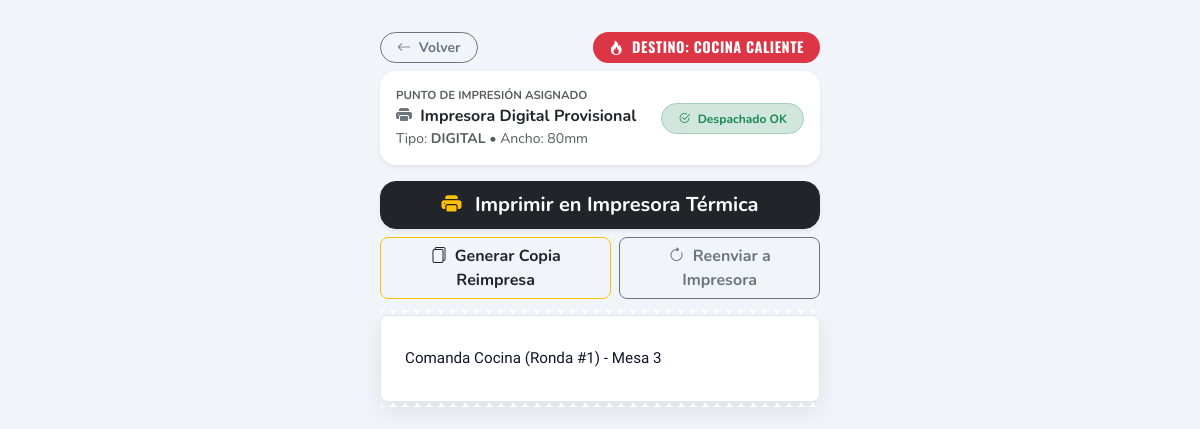
The page /tickets/1/imprimir/ on the database as committed earlier.
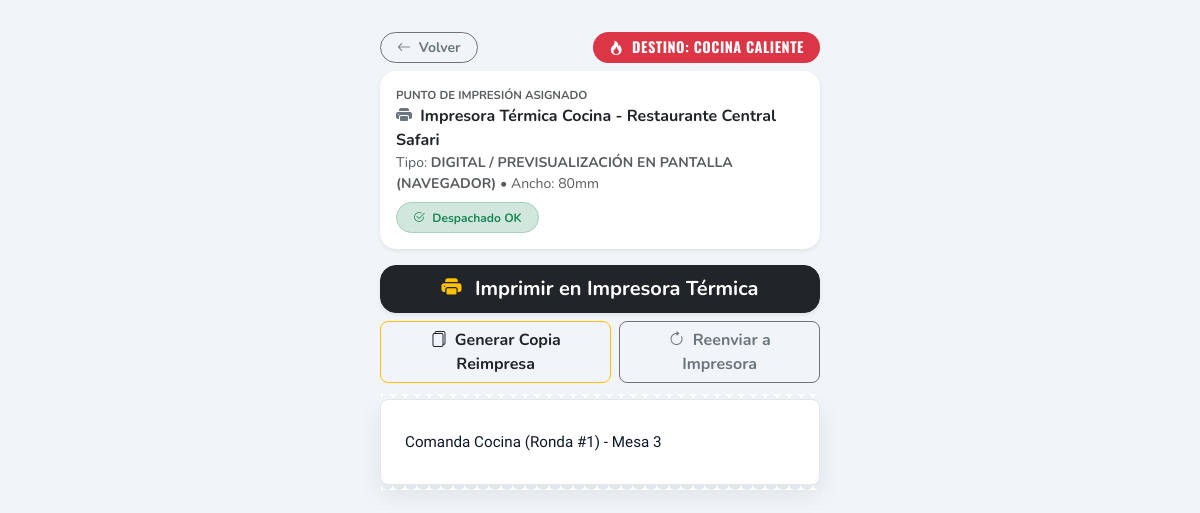
The same page on the database as committed later.
### ventas/models.py (models this page shows, shortened)
class PuntoImpresion(models.Model):
    TIPO_DESTINOS = [
        ('COCINA', 'Cocina Caliente'),
        ('BARRA', 'Barra / Cafetería'),
        ('COMPROBANTE', 'Caja / Boleta de Venta'),
    ]
    TIPO_CONEXION = [
        ('DIGITAL', 'Digital / Previsualización en Pantalla (Navegador)'),
        ('RED', 'Impresora Térmica de Red (Ethernet / WiFi RAW ESC/POS)'),
        ('USB', 'Impresora Térmica USB / Spooler'),
    ]
    ESTADOS = [
        ('ONLINE', 'En Línea / Operativa'),
        ('OFFLINE', 'Fuera de Línea / Desconectada'),
        ('SIN_PAPEL', 'Sin Papel'),
        ('ERROR', 'Error de Comunicación'),
    ]
    nombre = models.CharField(max_length=100, help_text="Ej: Impresora Térmica Cocina Central")
    punto_venta = models.ForeignKey(PuntoVenta, on_delete=models.CASCADE, related_name='puntos_impresion')
    tipo_destino = models.CharField(max_length=20, choices=TIPO_DESTINOS)
    tipo_conexion = models.CharField(max_length=20, choices=TIPO_CONEXION, default='DIGITAL')
    direccion_ip = models.CharField(max_length=100, blank=True, null=True, help_text="Ej: 192.168.1.201")
    puerto = models.PositiveIntegerField(default=9100, help_text="Puerto RAW ESC/POS (típicamente 9100)")
    ancho_papel_mm = models.PositiveIntegerField(default=80, choices=[(80, '80 mm'), (58, '58 mm')])
    estado_operativo = models.CharField(max_length=20, choices=ESTADOS, default='ONLINE')
    activo = models.BooleanField(default=True)
    simular_fallo = models.BooleanField(default=False, help_text="Para pruebas y contingencia: simula fallo físico de impresión sin bloquear venta")
    creado_en = models.DateTimeField(auto_now_add=True)
    actualizado_en = models.DateTimeField(auto_now=True)
    class Meta:
        verbose_name = "Punto de Impresión"
        verbose_name_plural = "Puntos de Impresión"
        unique_together = ('punto_venta', 'tipo_destino')

### ventas/views.py (the view)
# urls.py: path('tickets/<int:ticket_id>/imprimir/', views.ver_imprimir_ticket_digital, name='ver_imprimir_ticket_digital'),
def ver_imprimir_ticket_digital(request, ticket_id):
    ticket = get_object_or_404(Ticket.objects.select_related('punto_impresion', 'punto_venta', 'pedido', 'venta'), id=ticket_id)
    punto_imp = ticket.punto_impresion
    if not punto_imp and ticket.get_punto_venta():
        punto_imp = ticket.get_punto_venta().puntos_impresion.filter(tipo_destino=ticket.tipo_destino).first()
    return render(request, 'ventas/ticket_impresion_digital.html', {
        'ticket': ticket,
        'punto_impresion': punto_imp
    })

### ventas/models.py (called while the page is built)
    def get_punto_venta(self):
        if self.punto_venta:
            return self.punto_venta
        if self.venta and self.venta.punto_venta:
            return self.venta.punto_venta
        if self.pedido and self.pedido.venta:
            if self.pedido.venta.punto_venta:
                return self.pedido.venta.punto_venta
            if self.pedido.venta.mesa and self.pedido.venta.mesa.punto_venta:
                return self.pedido.venta.mesa.punto_venta
        return None

### ventas/templates/ventas/ticket_impresion_digital.html (shortened to what the changed rows need)
{% load static %}
<!DOCTYPE html>
<html lang="es">
<head>
    <link href="https://cdn.jsdelivr.net/npm/bootstrap@5.3.3/dist/css/bootstrap.min.css" rel="stylesheet">
    <link rel="stylesheet" href="https://cdn.jsdelivr.net/npm/bootstrap-icons@1.11.3/font/bootstrap-icons.min.css">
</head>
<body>
    <div class="ticket-wrapper">
        <div class="no-print mb-3">
            <div class="card border-0 shadow-sm rounded-4 p-3 mb-3 bg-white">
                <div class="d-flex align-items-center justify-content-between flex-wrap gap-2">
                    <div>
                        <div class="small text-muted fw-bold text-uppercase" style="font-size: 0.72rem;">Punto de Impresión Asignado</div>
                        <div class="fw-bold text-dark">
                            <i class="bi bi-printer-fill text-secondary me-1"></i>
                            {{ punto_impresion.nombre|default:"Impresora Digital Provisional" }}
                        </div>
                        <div class="small text-muted">
                            Tipo: <strong class="text-uppercase">{{ punto_impresion.get_tipo_conexion_display|default:"Digital" }}</strong> • Ancho: {{ punto_impresion.ancho_papel_mm|default:80 }}mm
                        </div>
                    </div>
                </div>
            </div>
        </div>
    </div>
</body>
</html>

Rows that differ between the two databases and show on the page:
added PuntoImpresion: nombre "Impresora Térmica Cocina - Restaurante Central Safari", tipo_conexion "DIGITAL / PREVISUALIZACIÓN EN PANTALLA (NAVEGADOR)", ancho_papel_mm "80"
Other text that changed with them:
{{ punto_impresion.nombre|default:"Impresora Digital Provisional" }}: "Impresora Digital Provisional" → (not shown)
{{ punto_impresion.get_tipo_conexion_display|default:"Digital" }}: "DIGITAL" → (not shown)
{{ punto_impresion.ancho_papel_mm|default:80 }}: "80" → (not shown)
